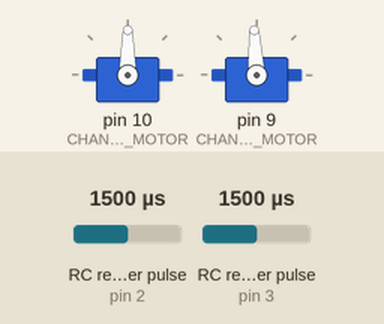
Simulated run of this sketch. Board: Arduino Uno, built with avr-gcc and run on an emulated ATmega328P. Shown: 2 × servo. Wiring (inferred from the names in the program): 2 × RC receiver channel: data pin 2 / data pin 3. The test bench sets the inputs (shaded band); at power-on: RC receiver pulse (sensors on pin 2, pin 3) 1500 µs. What the sketch prints to the serial monitor is not drawn.

Above: at 0.05 s.
At 1.75 s:
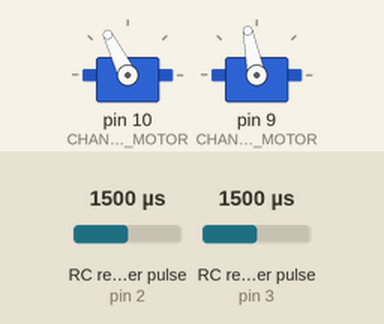
At 3.5 s:
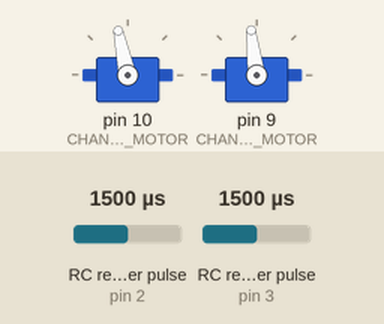
At 7.75 s:
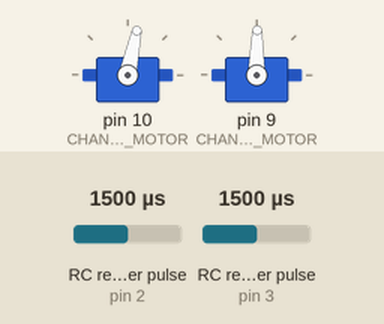
Timing chart, 0 to 11.0 s (numbered marks = the images above):
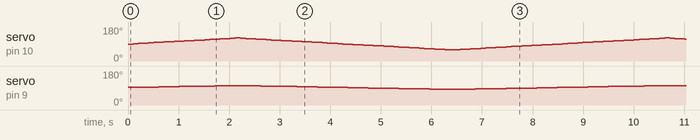

The sketch:

Rc_test_micro.ino
```cpp
#include <Servo.h>
//#include <util/atomic.h> // this library includes the ATOMIC_BLOCK macro.

const int CHANNEL_YAW_PIN = 2;
const int CHANNEL_THROTTLE_PIN = 3;

const unsigned long YAW_DEADBAND = 50;
const unsigned long YAW_MIN = 1000;
const unsigned long YAW_MID = 1500;
const unsigned long YAX_MAX = 2000;
const unsigned long YAW_REVERSE = 1;

const unsigned long THROTTLE_MID = 1500;
const unsigned long THROTTLE_FORWARD = 2000;
const unsigned long THROTTLE_BACKWARD = 1000;

const int CHANNEL_LEFT_MOTOR = 10;
const int CHANNEL_RIGHT_MOTOR = 9;

const unsigned long LEFT_MOTOR_MID = 1500;
const unsigned long LEFT_MOTOR_FORWARD = 1200;
const unsigned long LEFT_MOTOR_BACKWARD = 1800;

const unsigned long RIGHT_MOTOR_MID = 1500;
const unsigned long RIGHT_MOTOR_FORWARD = 1800;
const unsigned long RIGHT_MOTOR_BACKWARD = 1200;

volatile unsigned long pulse_time_left_motor = 0;
char bufferLeftMotor[20];

volatile unsigned long pulse_time_right_motor = 0;
char bufferRightMotor[20];

const unsigned long REFRESH_RATE = 100; // in ms
unsigned long _now;
unsigned long last_loop;

float yaw_modifier = 0;
float left_yaw_modifier = 0;
float right_yaw_modifier = 0;

volatile unsigned long rising_edge_throttle = 0;
volatile unsigned long pulse_time_throttle = 0;
char bufferThrottle[20];
void calcSignalThrottle()
{
    //if the pin has gone HIGH, record the microseconds since the Arduino started up
    if(digitalRead(CHANNEL_THROTTLE_PIN) == HIGH)
    {
        rising_edge_throttle = micros();
    }
    //otherwise, the pin has gone LOW
    else
    {
        //only worry about this if the timer has actually started
        if(rising_edge_throttle != 0)
        {
            //record the pulse time
            pulse_time_throttle = (micros() - rising_edge_throttle);
            //Serial.println("Trottle : " + pulse_time_throttle);
        }
    }
}

volatile unsigned long rising_edge_yaw = 0;
volatile unsigned long pulse_time_yaw = 0;
char bufferYaw[20];

void calcSignalYaw()
{
    //if the pin has gone HIGH, record the microseconds since the Arduino started up
    if(digitalRead(CHANNEL_YAW_PIN) == HIGH)
    {
        rising_edge_yaw = micros();
    }
    //otherwise, the pin has gone LOW
    else
    {
        //only worry about this if the timer has actually started
        if(rising_edge_yaw != 0)
        {
            //record the pulse time
            pulse_time_yaw = (micros() - rising_edge_yaw);
        }
    }
}

Servo left_motor;
Servo right_motor;

void setup() {

  _now = 0;
  last_loop = 0;

  // put your setup code here, to run once:
  Serial.begin(115200);

  pinMode(CHANNEL_YAW_PIN,INPUT);
  pinMode(CHANNEL_THROTTLE_PIN,INPUT);

  attachInterrupt(digitalPinToInterrupt(CHANNEL_YAW_PIN), calcSignalYaw, CHANGE);
  attachInterrupt(digitalPinToInterrupt(CHANNEL_THROTTLE_PIN), calcSignalThrottle, CHANGE);

  left_motor.attach(CHANNEL_LEFT_MOTOR, LEFT_MOTOR_FORWARD, LEFT_MOTOR_BACKWARD);
  right_motor.attach(CHANNEL_RIGHT_MOTOR, RIGHT_MOTOR_FORWARD, RIGHT_MOTOR_BACKWARD);

  pulse_time_left_motor = 1500;
  pulse_time_right_motor = 1500;


  Serial.println("Ready");
}

bool ascending = 1;
int step_pulse = 5;

void loop() {

  _now = millis();

  // write value
  left_motor.writeMicroseconds((int)pulse_time_left_motor);
  right_motor.writeMicroseconds((int)pulse_time_right_motor);

  if (_now - last_loop > REFRESH_RATE)
  {
    // disable interrupts to avoid werid behavior
    noInterrupts();


    if (ascending)
    {
      pulse_time_left_motor += step_pulse;
      pulse_time_right_motor += step_pulse;
    }
    else
    {
      pulse_time_left_motor -= step_pulse;
      pulse_time_right_motor -= step_pulse;
    }

    if (pulse_time_left_motor > 1600)
    {
      ascending = 0;
    }

    if (pulse_time_left_motor < 1400)
    {
      ascending = 1;
    }


  /*
    Serial.print("Yaw : ");
    Serial.println(pulse_time_yaw);
    Serial.print("Trottle : ");
    Serial.println(pulse_time_throttle);
    Serial.print("LEFT throttle : ");
    Serial.println(pulse_time_left_motor);
    Serial.print("RIGHT throttle : ");
    Serial.println(pulse_time_right_motor);
    Serial.print("left_yaw_modifier : ");
    Serial.println("---------------");
    */

    last_loop = _now;

    // reset pulse_time measuration
    rising_edge_throttle = 0;
    rising_edge_yaw = 0;
    pulse_time_throttle = 0;
    pulse_time_yaw = 0;
    interrupts();
  }
}
```
